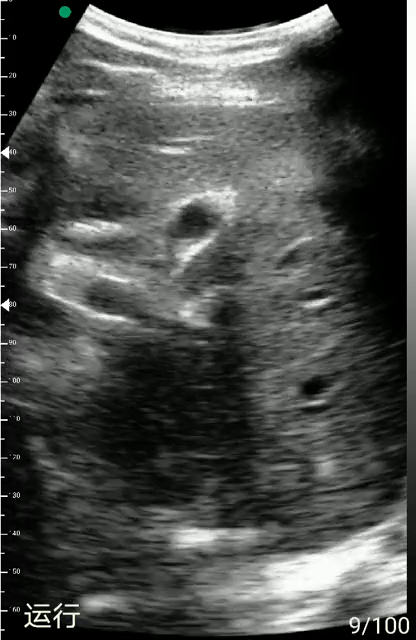
#> input picture frame 8 of in.mp4, 416 x 640 px
$ python getColored.py   (older library calls are emulated)
#> lines starting #> are read from the running program, lines starting #| are printed output that depends on the picture; after the words box and inside, x2 and y2 are one past the last pixel; in counts of white or black regions, pixels touching at a corner belong together
from __future__ import print_function
import sys
import cv2
from random import randint
import numpy as np


trackerTypes = ['BOOSTING', 'MIL', 'KCF', 'TLD', 'MEDIANFLOW', 'GOTURN', 'MOSSE', 'CSRT']

#求两个点的差值
def getGrayDiff(image,currentPoint,tmpPoint):
    return abs(int(image[currentPoint[0],currentPoint[1]]) - int(image[tmpPoint[0],tmpPoint[1]]))

#区域生长算法
def regional_growth (y1,y2,x1,x2,frame,gray,seeds,threshold=15) :
    #每次区域生长的时候的种子像素之间的八个邻接点
    connects = [(-1, -1), (0, -1), (1, -1), (1, 0), (1, 1), \
                        (0, 1), (-1, 1), (-1, 0)]
    threshold = threshold #种子生长时候的相似性阈值，默认即灰度级不相差超过15以内的都算为相同
    height, weight = gray.shape
    seedMark = np.zeros(gray.shape)
    seedList = []
    for seed in seeds:
        seedList.append(seed)   #将种子添加到种子的列表中
    label = 1	#标记点的flag
    while(len(seedList)>0):     #如果种子列表里还存在种子点
        currentPoint = seedList.pop(0)  #将最前面的那个种子抛出
        if currentPoint[0]>=height or currentPoint[1]>=weight:
            continue

        seedMark[currentPoint[0],currentPoint[1]] = label   #将对应位置的点标志为1
        frame[currentPoint[0],currentPoint[1]]=(0,0,255)
        for i in range(8):  #对这个种子点周围的8个点一次进行相似性判断
            tmpX = currentPoint[0] + connects[i][0]
            tmpY = currentPoint[1] + connects[i][1]
            if tmpX < y1 or tmpY < x1 or tmpX >= y2 or tmpY >= x2:    #如果超出限定的阈值范围
                continue    #跳过并继续
            grayDiff = getGrayDiff(gray,currentPoint,(tmpX,tmpY))   #计算此点与种子像素点的灰度级之差
            if grayDiff < threshold and seedMark[tmpX,tmpY] == 0:
                seedMark[tmpX,tmpY] = label
                seedList.append((tmpX,tmpY))
    return seedMark

def createTrackerByName(trackerType):
        # Create a tracker based on tracker name
        if trackerType == trackerTypes[0]:
            tracker = cv2.legacy.TrackerBoosting_create()
        elif trackerType == trackerTypes[1]:
            tracker = cv2.legacy.TrackerMIL_create()
        elif trackerType == trackerTypes[2]:
            tracker = cv2.legacy.TrackerKCF_create()
        elif trackerType == trackerTypes[3]:
            tracker = cv2.legacy.TrackerTLD_create()
        elif trackerType == trackerTypes[4]:
            tracker = cv2.legacy.TrackerMedianFlow_create()
        elif trackerType == trackerTypes[5]:
            tracker = cv2.legacy.TrackerGOTURN_create()
        elif trackerType == trackerTypes[6]:
            tracker = cv2.TrackerMOSSE_create()
        elif trackerType == trackerTypes[7]:
            tracker = cv2.legacy.TrackerCSRT_create()
        else:
            tracker = None
            print('Incorrect tracker name')
            print('Available trackers are:')
            for t in trackerTypes:
                print(t)

        return tracker


# Set video to load
videoPath = "in.mp4"

# Create a video capture object to read videos
cap = cv2.VideoCapture(videoPath)

# Read first frame
success, frame = cap.read()
#> frame is the input picture: shape (640, 416, 3); mean B, G, R 73.6, 76.2, 74.4
# [7 lines of commented-out code are left out]

if not success:
  print('Failed to read video')
  sys.exit(1)

  ## Select boxes
bboxes = [(160,181,80,80),(282, 343, 80, 81)]#(最小x,最小y，宽，高)
colors = [(randint(0, 255), randint(0, 255), randint(0, 255)),(randint(0, 255), randint(0, 255), randint(0, 255))]

# OpenCV's selectROI function doesn't work for selecting multiple objects in Python
# So we will call this function in a loop till we are done selecting all objects

#get bbox
# while True:
#   # draw bounding boxes over objects
#   # selectROI's default behaviour is to draw box starting from the center
#   # when fromCenter is set to false, you can draw box starting from top left corner
#   bbox = cv2.selectROI('MultiTracker', frame)
#   bboxes.append(bbox)
#   colors.append((randint(0, 255), randint(0, 255), randint(0, 255)))
#   print("Press q to quit selecting boxes and start tracking")
#   print("Press any other key to select next object")
#   k = cv2.waitKey(0) & 0xFF
#   print(k)
#   if (k == 113):  # q is pressed
#     break

height = cap.get(cv2.CAP_PROP_FRAME_HEIGHT)
width = cap.get(cv2.CAP_PROP_FRAME_WIDTH)
out = cv2.VideoWriter("outputColored.mp4", cv2.VideoWriter_fourcc('D', 'I', 'V', 'X'), 15,
                (np.int(width), np.int(height)), True)


print('Selected bounding boxes {}'.format(bboxes))

# Specify the tracker type
trackerType = "CSRT"
#trackerType = "BOOSTING"
createTrackerByName(trackerType)

# Create MultiTracker object
multiTracker = cv2.legacy.MultiTracker_create()


# Initialize MultiTracker
for bbox in bboxes:
  multiTracker.add(createTrackerByName(trackerType), frame, bbox)


# [32 lines of commented-out code are left out]
while cap.isOpened():
  success, frame = cap.read()
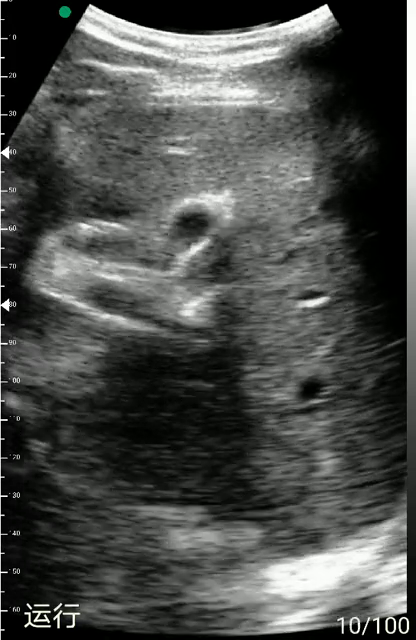
#> input picture frame 9 of in.mp4, 416 x 640 px
#> frame is the input picture: shape (640, 416, 3); mean B, G, R 73.4, 76, 74.2
  if not success:
    break

  # get updated location of objects in subsequent frames
  success, boxes = multiTracker.update(frame)
#> success = True; boxes = [[158, 183, 82, 82], [283, 346, 75, 76]]

  # draw tracked objects
  for i, newbox in enumerate(boxes):
      x1 = int(newbox[0])
      y1 = int(newbox[1])
      x2 = int(newbox[0])+int(newbox[2])
      y2 = int(newbox[1])+int(newbox[3])
      p1 = (x1, y1)
      p2 = (x2, y2)
      cen_x = int((x1+x2)/2)
      cen_y = int((y1+y2)/2)
      #cv2.rectangle(frame, p1, p2, colors[i], 2, 1)
      cv2.circle(frame,(cen_x,cen_y),15,(255,0,255))


      #colored
      dst = cv2.cvtColor(frame,cv2.COLOR_RGB2GRAY)

      minGray = 255
      new_col,new_row=0,0

      for i in range(y1,y2):
          for j in range(x1,x2):
              if(dst[i,j]<minGray):
                minGray=dst[i,j]
                new_col,new_row=i,j
      print(new_col,new_row)
      seed_points = [(new_col,new_row)]  #输入选取的种子像素
      seed_grow_image = regional_growth(y1,y2,x1,x2,frame,dst,seed_points,3)
#> this loop made 2 passes
#> (newbox, x1, y1, x2, y2, cen_x, cen_y) on passes 1 to 2: ([158, 183, 82, 82], 158, 183, 240, 265, 199, 224), ([283, 346, 75, 76], 283, 346, 358, 422, 320, 384)
#| 220 186
#| 387 314
#> pass 1, `seed_grow_image = regional_growth(y1,y2,x1,x2,frame,dst,seed_points,3)`:
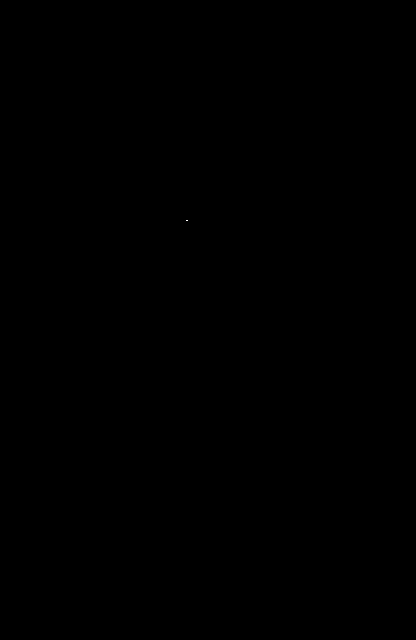
#> seed_grow_image: shape (640, 416) float64; values 0 (black) and 1 (white), 0% white in thin lines or dots, all inside (x1, y1, x2, y2) = (186, 220, 188, 221)
#> after the loop:
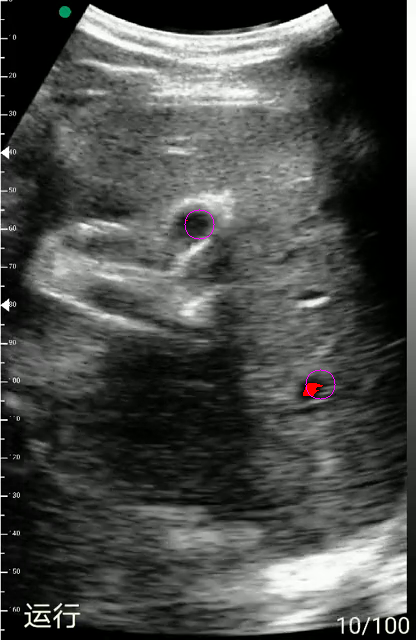
#> frame: shape (640, 416, 3); 0.12% of pixels changed, all inside (x1, y1, x2, y2) = (184, 209, 336, 400)
      # [15 lines of commented-out code are left out]
  cv2.imshow('MultiTracker', frame)

  #save
  out.write(frame)


  # quit on ESC button
  if cv2.waitKey(1) & 0xFF == 27:  # Esc pressed
#> (key Esc is pressed here)
    break

$ run again, starting later in the video
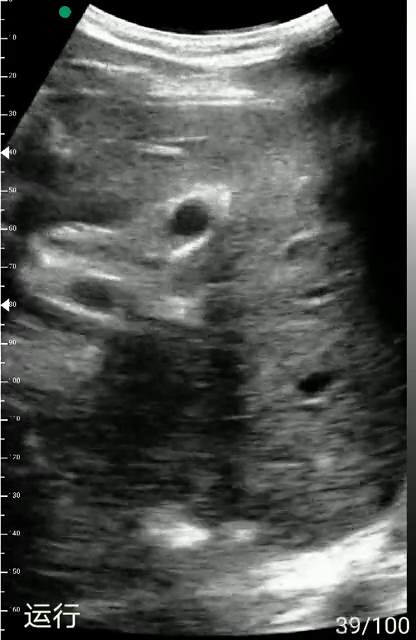
#> input picture frame 37 of in.mp4, 416 x 640 px
#> frame is the input picture: shape (640, 416, 3); mean B, G, R 75.9, 78.5, 76.7
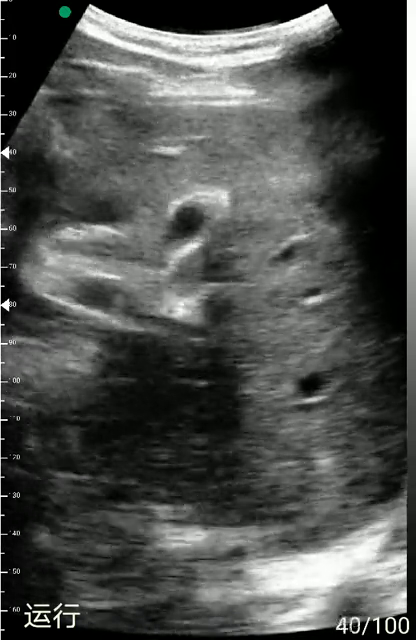
#> input picture frame 38 of in.mp4, 416 x 640 px
#> frame is the input picture: shape (640, 416, 3); mean B, G, R 75.6, 78.2, 76.4
#> success = True; boxes = [[161, 184, 77, 77], [281, 343, 80, 81]]
#> the loop `for i, newbox in enumerate(boxes):` made 2 passes
#> (newbox, x1, y1, x2, y2, cen_x, cen_y) on passes 1 to 2: ([161, 184, 77, 77], 161, 184, 238, 261, 199, 222), ([281, 343, 80, 81], 281, 343, 361, 424, 321, 383)
#> (printed output is left out)
#> after the loop `for i, newbox in enumerate(boxes):`:
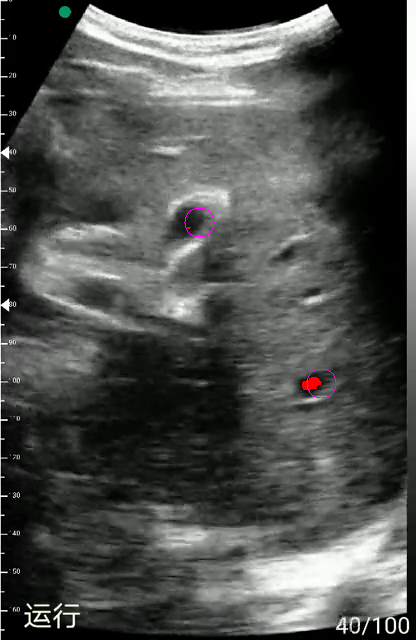
#> frame: shape (640, 416, 3); 0.13% of pixels changed, all inside (x1, y1, x2, y2) = (184, 207, 337, 399)

$ run again, starting later in the video
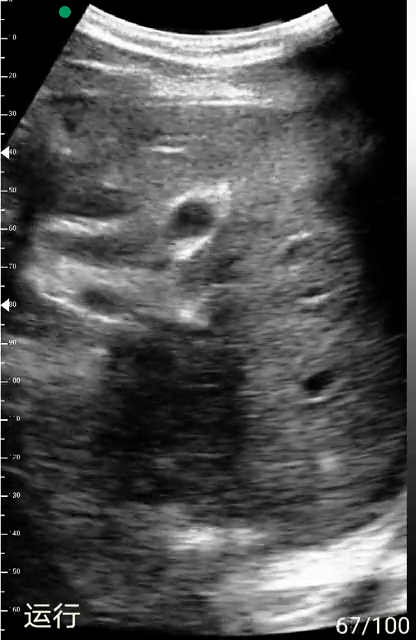
#> input picture frame 66 of in.mp4, 416 x 640 px
#> frame is the input picture: shape (640, 416, 3); mean B, G, R 76.7, 79.3, 77.6
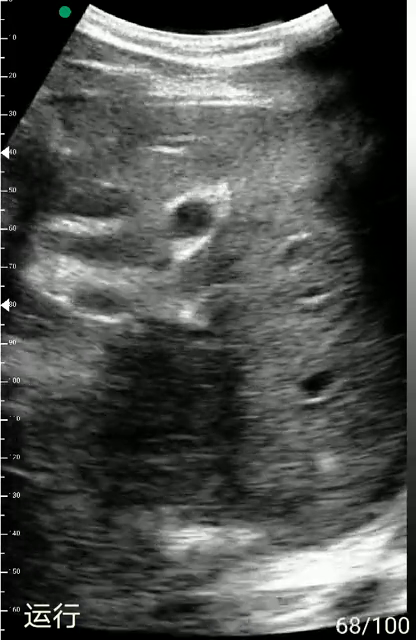
#> input picture frame 67 of in.mp4, 416 x 640 px
#> frame is the input picture: shape (640, 416, 3); mean B, G, R 77.2, 79.8, 78
#> success = True; boxes = [[160, 181, 80, 80], [281, 342, 82, 83]]
#> the loop `for i, newbox in enumerate(boxes):` made 2 passes
#> (newbox, x1, y1, x2, y2, cen_x, cen_y) on passes 1 to 2: ([160, 181, 80, 80], 160, 181, 240, 261, 200, 221), ([281, 342, 82, 83], 281, 342, 363, 425, 322, 383)
#> (printed output is left out)
#> after the loop `for i, newbox in enumerate(boxes):`:
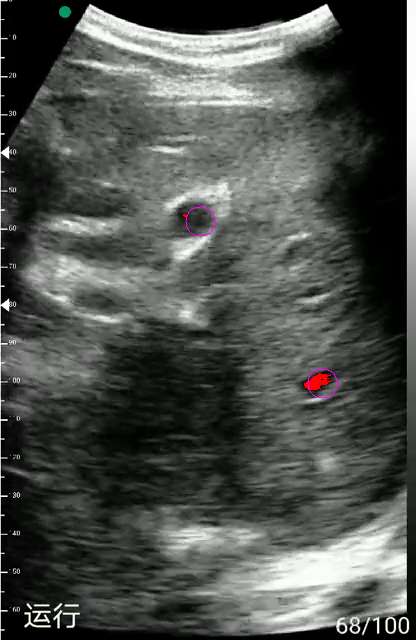
#> frame: shape (640, 416, 3); 0.17% of pixels changed, all inside (x1, y1, x2, y2) = (183, 206, 338, 399)
